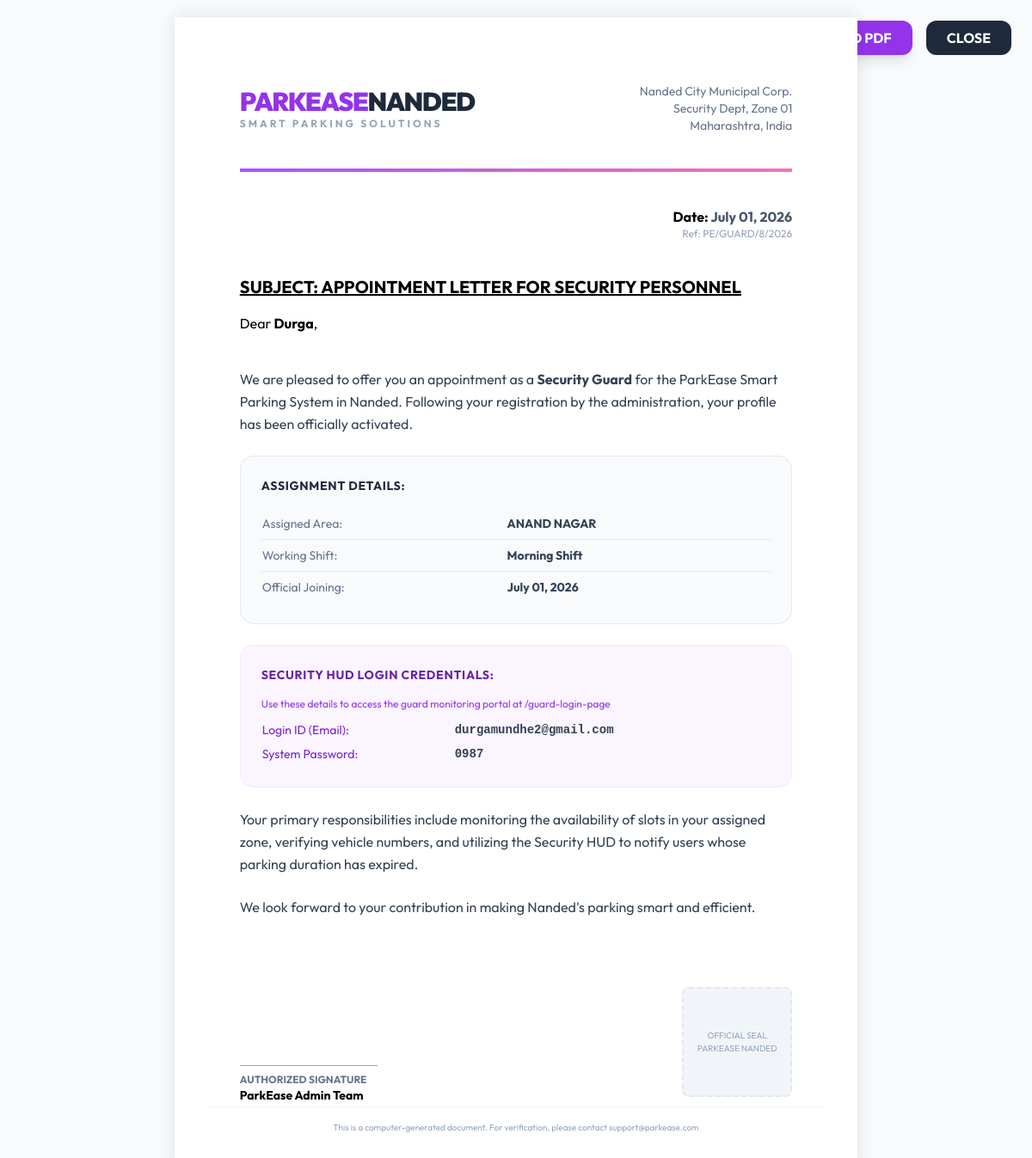
/admin/view-joining-letter/8, run on the app's committed database.
### tables this page shows
CREATE TABLE guards (
        id INTEGER PRIMARY KEY AUTOINCREMENT,
        name TEXT,
        email TEXT UNIQUE,
        password TEXT,
        area TEXT
    , shift TEXT);

### app.py (the view)
@app.route("/admin/view-joining-letter/<int:id>")
def view_joining_letter(id):
    conn = sqlite3.connect(DB_FILE)
    conn.row_factory = sqlite3.Row
    cursor = conn.cursor()
    cursor.execute("SELECT * FROM guards WHERE id=?", (id,))
    guard = cursor.fetchone()
    conn.close()
    if not guard:
        return "Guard record not found", 404
    joining_date = datetime.now().strftime("%B %d, %Y")
    return render_template("joining_letter.html", guard=guard, date=joining_date)

### templates/joining_letter.html (shortened to what this page needs)
<!DOCTYPE html>
<html lang="en">
<head>
    <script src="https://cdn.tailwindcss.com"></script>
</head>
<body>
    <div class="no-print fixed top-6 right-6 flex gap-4">
        <button onclick="window.print()" class="bg-purple-600 text-white px-6 py-2 rounded-xl font-bold shadow-lg hover:bg-purple-700 transition-all">🖨️ PRINT / DOWNLOAD PDF</button>
        <button onclick="window.close()" class="bg-slate-800 text-white px-6 py-2 rounded-xl font-bold">CLOSE</button>
    </div>
    <div class="letter-container">
        <div class="flex justify-between items-center mb-10">
            <div>
                <h1 class="text-3xl font-black tracking-tighter text-purple-600">PARKEASE<span class="text-slate-800">NANDED</span></h1>
                <p class="text-xs font-bold text-slate-400 tracking-[3px] uppercase">Smart Parking Solutions</p>
            </div>
            <div class="text-right text-sm text-slate-500">
                <p>Nanded City Municipal Corp.</p>
                <p>Security Dept, Zone 01</p>
                <p>Maharashtra, India</p>
            </div>
        </div>
        <div class="header-line mb-10"></div>
        <div class="text-right mb-10">
            <p class="font-bold">Date: <span class="text-slate-600">{{ date }}</span></p>
            <p class="text-xs text-slate-400">Ref: PE/GUARD/{{ guard.id }}/2026</p>
        </div>
        <div class="mb-10">
            <h2 class="text-xl font-bold underline mb-4">SUBJECT: APPOINTMENT LETTER FOR SECURITY PERSONNEL</h2>
            <p>Dear <span class="font-bold">{{ guard.name }}</span>,</p>
        </div>
        <div class="space-y-6 text-slate-700 leading-relaxed">
            <p>We are pleased to offer you an appointment as a <strong>Security Guard</strong> for the ParkEase Smart Parking System in Nanded. Following your registration by the administration, your profile has been officially activated.</p>
            <div class="bg-slate-50 p-6 rounded-2xl border border-slate-200">
                <h3 class="font-bold text-slate-800 mb-4 uppercase text-sm tracking-wider">Assignment Details:</h3>
                <table class="w-full text-sm">
                    <tr class="border-b border-slate-200">
                        <td class="py-2 text-slate-500">Assigned Area:</td>
                        <td class="py-2 font-bold">{{ guard.area.upper() }}</td>
                    </tr>
                    <tr class="border-b border-slate-200">
                        <td class="py-2 text-slate-500">Working Shift:</td>
                        <td class="py-2 font-bold">{{ guard.shift }}</td>
                    </tr>
                    <tr>
                        <td class="py-2 text-slate-500">Official Joining:</td>
                        <td class="py-2 font-bold">{{ date }}</td>
                    </tr>
                </table>
            </div>
            <div class="bg-purple-50 p-6 rounded-2xl border border-purple-100">
                <h3 class="font-bold text-purple-800 mb-4 uppercase text-sm tracking-wider">Security HUD Login Credentials:</h3>
                <p class="text-xs text-purple-600 mb-2">Use these details to access the guard monitoring portal at /guard-login-page</p>
                <table class="w-full text-sm">
                    <tr>
                        <td class="py-1 text-purple-700">Login ID (Email):</td>
                        <td class="py-1 font-mono font-bold">{{ guard.email }}</td>
                    </tr>
                    <tr>
                        <td class="py-1 text-purple-700">System Password:</td>
                        <td class="py-1 font-mono font-bold">{{ guard.password }}</td>
                    </tr>
                </table>
            </div>
            <p>Your primary responsibilities include monitoring the availability of slots in your assigned zone, verifying vehicle numbers, and utilizing the Security HUD to notify users whose parking duration has expired.</p>
            <p>We look forward to your contribution in making Nanded's parking smart and efficient.</p>
        </div>
        <div class="mt-20 flex justify-between items-end">
            <div>
                <div class="w-40 border-b border-slate-400 mb-2"></div>
                <p class="text-xs font-bold uppercase text-slate-500">Authorized Signature</p>
                <p class="text-sm font-bold">ParkEase Admin Team</p>
            </div>
            <div class="text-right">
                <div class="w-32 h-32 bg-slate-100 rounded-lg flex items-center justify-center border-2 border-dashed border-slate-200 mb-2">
                    <span class="text-[10px] text-slate-400 uppercase text-center p-2">Official Seal<br>ParkEase Nanded</span>
                </div>
            </div>
        </div>
        <div class="absolute bottom-10 left-10 right-10 text-[10px] text-slate-400 text-center border-t border-slate-100 pt-4">
            This is a computer-generated document. For verification, please contact support@parkease.com
        </div>
    </div>
</body>
</html>

### templates/joining_letter.html (style rules this page uses)
body { font-family: 'Outfit', sans-serif; background: #f8fafc; }
.letter-container { width: 210mm; min-height: 297mm; padding: 20mm; margin: 20px auto; background: white; box-shadow: 0 0 20px rgba(0,0,0,0.1); position: relative; }
.header-line { height: 4px; background: linear-gradient(90deg, #a855f7, #f472b6); }

### data on the page
guards: id "8", name "Durga", area "ANAND NAGAR", shift "Morning Shift", email "durgamundhe2@gmail.com", password "0987"
